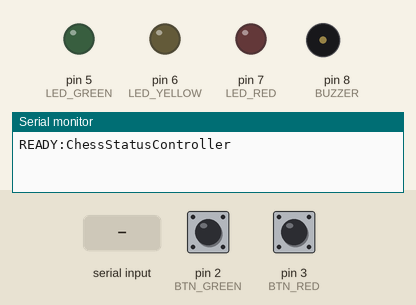
Recording of a sketch running on a simulated Arduino Uno, built with avr-gcc and run on an emulated ATmega328P. Shown: output pins drawn as LEDs (lit = HIGH), buzzer (waves = sounding), the last lines printed to the serial monitor. Dashed ring = blinking. The inputs (shaded band) are chosen by the test bench; at power-on: pin 2 (BTN_GREEN) HIGH, pin 3 (BTN_RED) HIGH.

Above: at 1.2 s.
1.3 s: pin 2 (BTN_GREEN) pulled LOW for 1 s
At 1.46 s:
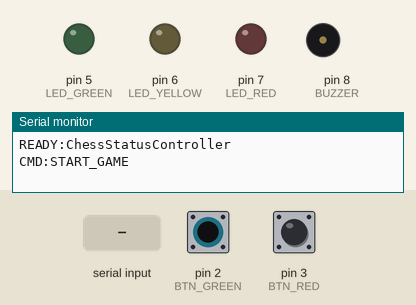
4.3 s: "EVT:STATE:WAIT_SYNC\n" received over Serial
At 4.45 s:
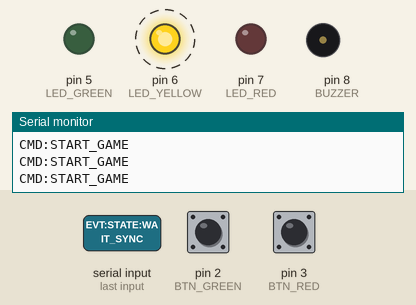
7.3 s: pin 3 (BTN_RED) pulled LOW for 3.2 s
At 8.13 s:
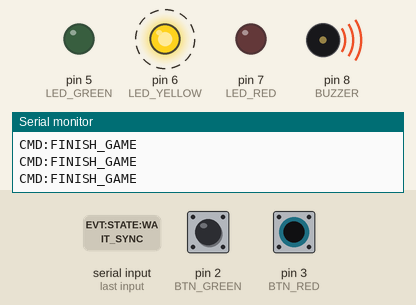
12.0 s: "EVT:STATE:LIVE\n" received over Serial
At 12.6 s:
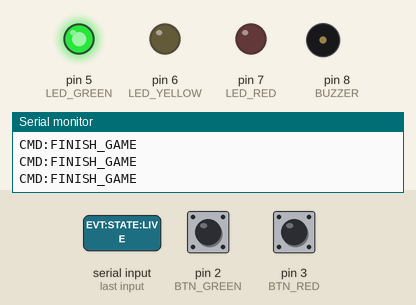
13.5 s: pin 2 (BTN_GREEN) pulled LOW for 0.15 s
At 14.2 s:
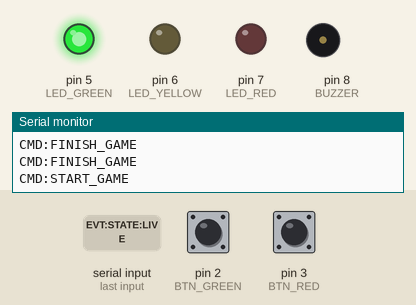
15.1 s: "EVT:STATE:ERROR\n" received over Serial
At 15.25 s:
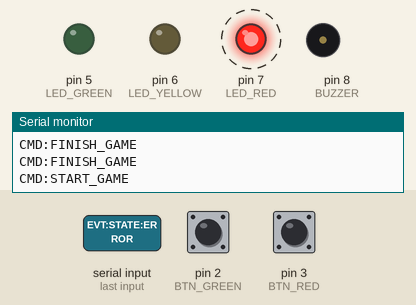
Timing chart, 0 to 19.1 s (numbered marks = the images above; inputs shaded):
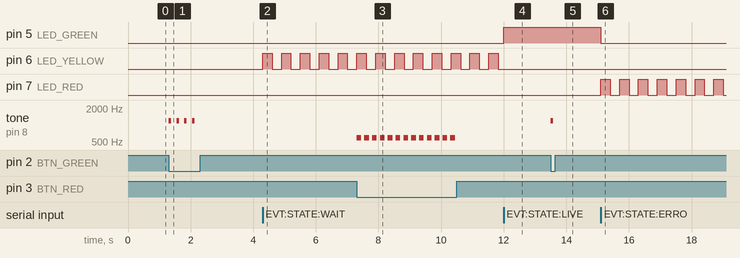

The sketch:

chess_status_controller.ino
```cpp
/* ═══════════════════════════════════════════════════════════════
   وحدة تحكم حالة الرقعة — Chess Status Controller
   أردوينو Uno/Nano مساعد للراسبيري في كل طاولة (اختياري):
   - زر أخضر: طلب بدء/إعادة لعبة
   - زر أحمر: طلب إنهاء اللعبة وتسجيل النتيجة
   - LED: أخضر = لعبة مباشرة | أصفر = في انتظار مزامنة | أحمر = خطأ كاميرا
   - بازر: نغمة عند كل نقلة تصل من الكاميرا
   - يرسل الأوامر عبر USB Serial إلى الراسبيري (115200 baud)

   التوصيل:
     زر أخضر  → D2 + GND (INPUT_PULLUP)
     زر أحمر  → D3 + GND (INPUT_PULLUP)
     LED أخضر → D5 عبر مقاومة 220Ω → GND
     LED أصفر → D6 عبر مقاومة 220Ω → GND
     LED أحمر → D7 عبر مقاومة 220Ω → GND
     بازر     → D8 → مقاومة 220Ω → سماعة 8Ω → GND
   ═══════════════════════════════════════════════════════════════ */

const int BTN_GREEN = 2;   // طلب بدء لعبة
const int BTN_RED   = 3;   // طلب إنهاء لعبة
const int LED_GREEN = 5;
const int LED_YELLOW= 6;
const int LED_RED   = 7;
const int BUZZER    = 8;

enum State { IDLE, LIVE, WAIT_SYNC, ERROR_CAM };
State state = IDLE;

unsigned long lastDebounce = 0;
const unsigned long DEBOUNCE_MS = 250;
unsigned long blinkTimer = 0;
bool blinkOn = false;

// عداد النقلات القادمة من الراسبيري (لعرض نبضة على البازر)
int pendingMoveBeeps = 0;

void setup() {
  pinMode(BTN_GREEN, INPUT_PULLUP);
  pinMode(BTN_RED,   INPUT_PULLUP);
  pinMode(LED_GREEN, OUTPUT);
  pinMode(LED_YELLOW,OUTPUT);
  pinMode(LED_RED,   OUTPUT);
  pinMode(BUZZER,    OUTPUT);

  Serial.begin(115200);
  Serial.println(F("READY:ChessStatusController"));
  setState(IDLE);
}

void loop() {
  handleButtons();
  updateLeds();
  handleBuzzer();
  handleSerial();
}

void setState(State s) {
  state = s;
  digitalWrite(LED_GREEN, s == LIVE);
  digitalWrite(LED_YELLOW, s == WAIT_SYNC);
  digitalWrite(LED_RED, s == ERROR_CAM);
}

void handleButtons() {
  unsigned long now = millis();
  if (now - lastDebounce < DEBOUNCE_MS) return;

  if (digitalRead(BTN_GREEN) == LOW) {
    lastDebounce = now;
    Serial.println(F("CMD:START_GAME"));
    beep(1200, 80);
  }
  if (digitalRead(BTN_RED) == LOW) {
    lastDebounce = now;
    Serial.println(F("CMD:FINISH_GAME"));
    beep(600, 150);
  }
}

void updateLeds() {
  // عند الانتظار أو الخطأ: وميض لجذب الانتباه
  if (state == WAIT_SYNC || state == ERROR_CAM) {
    if (millis() - blinkTimer > 300) {
      blinkTimer = millis();
      blinkOn = !blinkOn;
      int pin = (state == WAIT_SYNC) ? LED_YELLOW : LED_RED;
      digitalWrite(pin, blinkOn);
    }
  }
}

void beep(int freq, int dur) {
  tone(BUZZER, freq, dur);
}

void handleBuzzer() {
  if (pendingMoveBeeps > 0) {
    beep(1500, 40);
    pendingMoveBeeps--;
    delay(60);
  }
}

/* الراسبيري ترسل أسطراً:
     EVT:MOVE            → نقلة جديدة (نغمة قصيرة)
     EVT:CHECK           → كش (نغمتان)
     EVT:MATE|1-0        → مات/نهاية (لحن قصير)
     EVT:STATE:LIVE      → تحديث الحالة
     EVT:STATE:WAIT_SYNC → مشكلة مزامنة
     EVT:STATE:ERROR     → مشكلة كاميرا
     EVT:STATE:IDLE      → لا لعبة
*/
void handleSerial() {
  if (!Serial.available()) return;
  String line = Serial.readStringUntil('\n');
  line.trim();

  if (line == "EVT:MOVE") {
    pendingMoveBeeps = 1;
  } else if (line == "EVT:CHECK") {
    pendingMoveBeeps = 2;
  } else if (line.startsWith("EVT:MATE")) {
    melody();
  } else if (line == "EVT:STATE:LIVE") {
    setState(LIVE);
  } else if (line == "EVT:STATE:WAIT_SYNC") {
    setState(WAIT_SYNC);
  } else if (line == "EVT:STATE:ERROR") {
    setState(ERROR_CAM);
  } else if (line == "EVT:STATE:IDLE") {
    setState(IDLE);
  }
}

void melody() {
  int notes[] = {1047, 1319, 1568, 2093};
  for (int i = 0; i < 4; i++) {
    tone(BUZZER, notes[i], 120);
    delay(150);
  }
}
```

Measured:
- after the input at 1.3 s, tone on pin 8 (BUZZER): alternates 1200 Hz for 0.08 s and silent for 0.17 s, 8 changes in all, then stays silent, starting at once
- after the input at 4.3 s, pin 6 (LED_YELLOW): alternates HIGH for 0.30 s and LOW for 0.30 s, starting at once
- after the input at 7.3 s, tone on pin 8 (BUZZER): alternates 600 Hz for 0.15 s and silent for 0.10 s, 26 changes in all, then stays silent, starting at once
- after the input at 12.0 s, pin 5 (LED_GREEN): LOW → HIGH at once; pin 6 (LED_YELLOW): stops changing and stays LOW
- after the input at 13.5 s, tone on pin 8 (BUZZER): silent → 1200 Hz at once, → silent 0.08 s later
- after the input at 15.1 s, pin 5 (LED_GREEN): HIGH → LOW at once; pin 7 (LED_RED): alternates HIGH for 0.30 s and LOW for 0.30 s, starting at once
